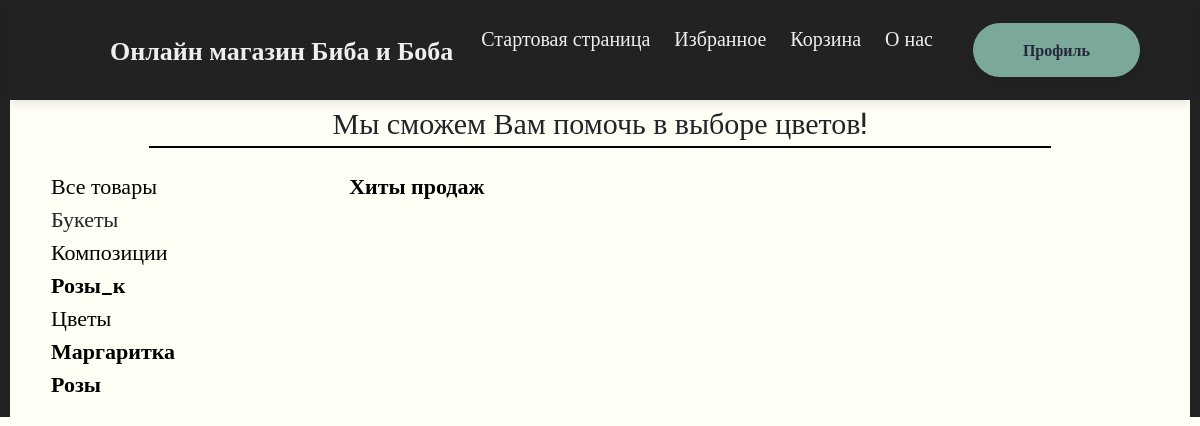
Page /cat/2/ (signed in) on the committed database.
### main/models.py (models this page shows, shortened)
class Category(models.Model):
    Tittle = models.CharField('Название категории', blank=True, max_length=100)
    def get_absolute_url(self):
       return reverse('show_cat', kwargs = {'cat_id': self.pk})
    class Meta:
        verbose_name = "Категории"
        verbose_name_plural = "Категории"
        ordering = ['Tittle']

class SubCategory(models.Model):
    Tittle = models.CharField('Название подкатегории', blank=True, max_length=100)
    Cat = models.ForeignKey('Category', on_delete=models.CASCADE, blank=True, verbose_name="Основная категория")
    def get_absolute_url(self):
       return reverse('show_sub_cat', kwargs = {'sub_cat_id': self.pk})
    class Meta:
        verbose_name = "Подкатегории"
        verbose_name_plural = "Подкатегории"
        ordering = ['Tittle']

### main/views.py (the view)
# urls.py: path('cat/<int:cat_id>/', show_cat, name='show_cat'),
def show_cat(request,cat_id):
    products = Product.objects.filter(Cat_id=cat_id)
    cat = Category.objects.all()
    subcat = SubCategory.objects.all()
    context = {
        'products': products,
        'cat': cat,
        'sub_cat': subcat,
        'cat_selected': cat_id,
        'sub_cat_selected': 0,
    }
    return render(request, 'main/Main.html', context)

### main/templates/main/Main.html (shortened to what this page needs)
{% load static %}
<!DOCTYPE html>
<html lang="ru">
<head>
    <link rel="stylesheet" href="libs/bootstrap-reboot.min.css">
    <link rel="stylesheet" href="libs/bootstrap-grid.min.css">
    <link rel="stylesheet" href="{% static 'main/css/Main.css' %}">
</head>
<body>
    <nav class="sh">
                <div class="shapka">
                    <a href="{% url 'main' %}" class="brand">Онлайн магазин Биба и Боба</a>
                    <div class="wrap">
                        <ul class="menu">
                            <li><a href="{% url 'start' %}">Стартовая страница</a></li>
                            <li><a href="#">Избранное</a></li>
                            <li><a href="#">Корзина</a></li>
                            <li><a href="{% url 'about' %}">О нас</a></li>
                        </ul>
                        {% if request.user.is_authenticated %}
                        <a href="{% url 'prof' %}" class="profile">Профиль</a>
                        {% else %}
                        <a href="{% url 'auth' %}" class="profile">Авторизация</a>
                            {% endif %}
                    </div>
                </div>
    </nav>
    <p align="center" style="font-size: 30px; border-bottom: 5px;">Мы сможем Вам помочь в выборе цветов!</p>
	<hr align="center" style="border: 1px solid black; width: 900px; margin-top: -15px; margin-bottom: 20px;">
	<table>
		<tr>
			<td width="300px">
				<div class="category">
					<ul class="category-menu">
						{% if cat_selected == 0 and sub_cat_selected == 0 %}
						<li >Все товары</li>
						{% else %}
						<li><a href="{% url 'main' %}" style="color: black; ">Все товары</a></li>
						{% endif %}
						{% for c in cat %}
						{% if c.pk == cat_selected %}
							<li>{{c.Tittle}}</li>
						{% else %}
							<li><a href="{{ c.get_absolute_url }}" style="color: black;">{{c.Tittle}}</li>
						{% endif %}
						{% for s_c in sub_cat %}
						{% if s_c.Cat.pk == c.pk %}
								{% if s_c.pk == sub_cat_selected %}
									<li>{{s_c.Tittle}}</li>
								{% else %}
								<li><a href="{{ s_c.get_absolute_url }}" style="color: black;"><b>{{s_c.Tittle}}</b></a> </li>
							{% endif %}
							{% endif %}
							{% endfor %}
						{% endfor %}
					</ul>
				</div>
			</td>
			<td width="1600px">
				<p style="color: black; margin-left: 100px; font-size: 22px; font-weight: bold;">Хиты продаж</p>
			</td>
		</tr>
	</table>
</body>
</html>

### main/static/main/css/Main.css (style rules this page uses)
body { margin: 0; background-color: rgb(255, 255, 245); border-left: 10px solid #222222; border-right: 10px solid #222222; font-family: 'Roboto Slab', serif; }
.shapka { width: 100%; height: 100px; box-shadow: 0 4px 10px rgba(0,0,0,.1); background-color: #222222; display: flex; justify-content: space-between; align-items: center; }
.menu { list-style-type: none; padding-left: 0; margin-bottom: 0; }
.menu li { display: inline-block; }
.menu li a { vertical-align: center; font-size: 20px; display: inline-block; color: #efefef; text-decoration: none; margin-left: 10px; margin-right: 10px; padding: 0; transition: all .07s ease-in-out; }
.wrap { display: flex; flex-flow: row nowrap; }
.profile { margin-left: 30px; margin-right: 50px; padding: 15px 50px; background-color: #7aa999; border-radius: 40px; color: #28263c; font-weight: bold; text-decoration: none; box-shadow: 0 4px 6px rgba(0,0,0,.1); transition: all .1s ease-in-out; }
.brand { margin-left: 100px; font-weight: 700; font-size: 26px; text-decoration: none; color: #efefef; transition: all .07s ease-in-out; }
td { vertical-align: top; margin-top: 20px; font-size: 22px; text-decoration: none; }
td a { text-decoration: none; color: black; }
td li { list-style-type: none; }

### rows in the picture
Category: Tittle "Букеты"
Category: Tittle "Композиции"
SubCategory: Tittle "Розы_к"
Category: Tittle "Цветы"
SubCategory: Tittle "Маргаритка"
SubCategory: Tittle "Розы"
